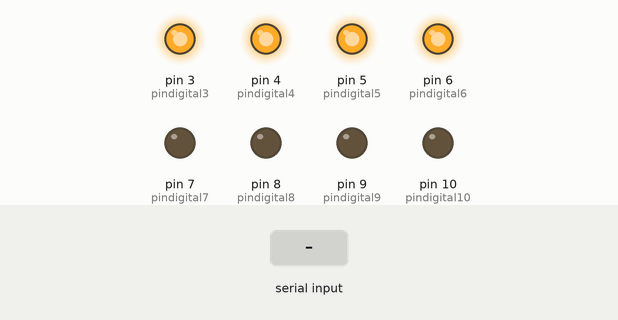
Recording of a sketch running on a simulated Arduino Uno, built with avr-gcc and run on an emulated ATmega328P. Parts: output pins drawn as LEDs (lit = HIGH). The test bench sets the inputs (shaded band).

Above: at 1.2 s.
1.3 s: "30,150\n" received over Serial
At 2.2 s:
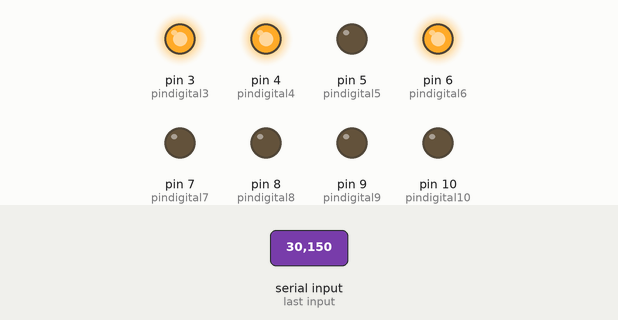
2.8 s: "10\n" received over Serial
At 3.3 s:
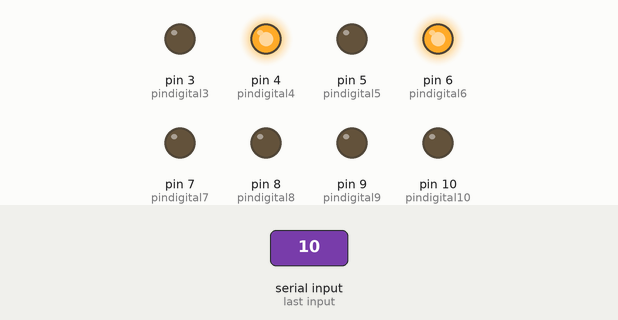
4.3 s: "20\n" received over Serial
At 5.5 s:
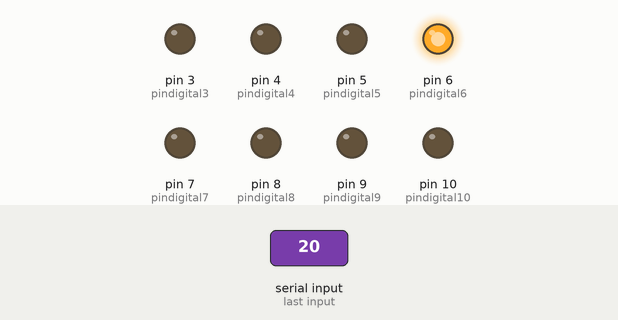
5.8 s: "11\n" received over Serial
At 6.8 s:
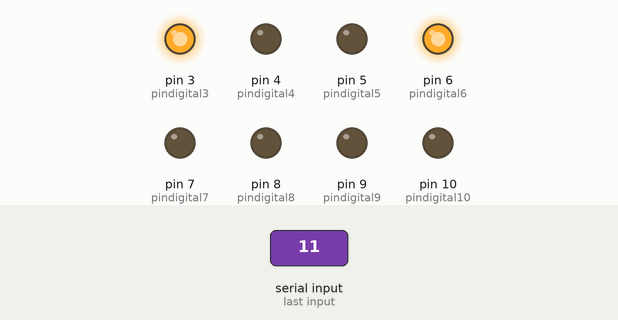
7.3 s: "21\n" received over Serial
At 7.9 s:
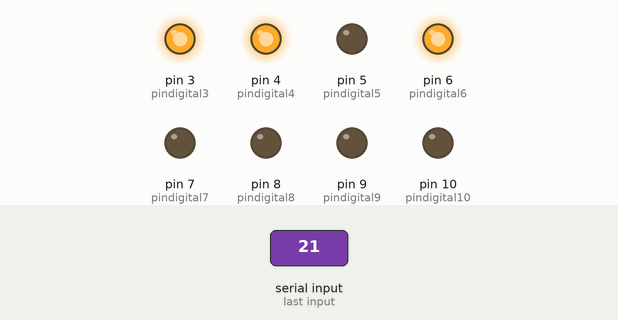
Timing chart, 0 to 9.8 s (numbered marks = the images above; inputs shaded):
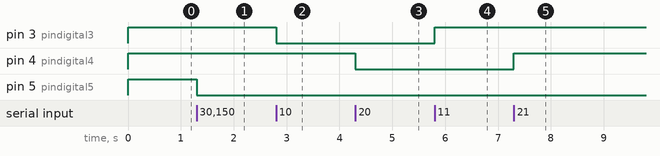

Measured:
- after the input at 1.3 s, pin 5 (pindigital5): HIGH → LOW at once
- after the input at 2.8 s, pin 3 (pindigital3): HIGH → LOW at once
- after the input at 4.3 s, pin 4 (pindigital4): HIGH → LOW at once
- after the input at 5.8 s, pin 3 (pindigital3): LOW → HIGH at once
- after the input at 7.3 s, pin 4 (pindigital4): LOW → HIGH at once

The sketch:

Ardunio_ReadSerial_8CH.ino
```cpp
int pindigital3 = 3;
int pindigital4 = 4;
int pindigital5 = 5;
int pindigital6 = 6;
int pindigital7 = 7;
int pindigital8 = 8;
int pindigital9 = 9;
int pindigital10 = 10;
long int number;
void setup() {

  Serial.begin(115200);
  while (!Serial) {}
  pinMode(pindigital3, OUTPUT);
  pinMode(pindigital4, OUTPUT);
  pinMode(pindigital5, OUTPUT);
  pinMode(pindigital6, OUTPUT);
  pinMode(pindigital7, OUTPUT);
  pinMode(pindigital8, OUTPUT);
  pinMode(pindigital9, OUTPUT);
  pinMode(pindigital10, OUTPUT);
  digitalWrite(pindigital3, HIGH);
  digitalWrite(pindigital4, HIGH);
  digitalWrite(pindigital5, HIGH);
  digitalWrite(pindigital6, HIGH);
  digitalWrite(pindigital7, LOW);
  digitalWrite(pindigital8, LOW);
  digitalWrite(pindigital9, LOW);
  digitalWrite(pindigital10, LOW);
  //Serial.println("Start Read....");

}

void loop() {
  // put your main code here, to run repeatedly:
  if (Serial.available() > 0) {
    // read the incoming byte:
    number = Serial.parseInt();
    //Serial.println(number);
    switch (number) {
      /// 4 ตัวสุดแรก active high
      case 10:
        digitalWrite(pindigital3, LOW);
        //Serial.println("PIN 3 LOW");
        break;
      case 11:
        digitalWrite(pindigital3, HIGH);
        //Serial.println("PIN 3 HIGH");
        break;
      case 20:
        digitalWrite(pindigital4, LOW);
        //Serial.println("PIN 4 LOW");
        break;
      case 21:
        digitalWrite(pindigital4, HIGH);
        //Serial.println("PIN 4 HIGH");
        break;
      case 30:
        digitalWrite(pindigital5, LOW);
        //Serial.println("PIN 5 LOW");
        break;
      case 31:
        digitalWrite(pindigital5, HIGH);
        //Serial.println("PIN 5 HIGH");
        break;
      case 40:
        digitalWrite(pindigital6, LOW);
        //Serial.println("PIN 6 LOW");
        break;
      case 41:
        digitalWrite(pindigital6, HIGH);
        //Serial.println("PIN 6 HIGH");
        break;
      /// 4 ตัวสุดท้าย active low
      case 50:
        digitalWrite(pindigital7, HIGH);
        //Serial.println("PIN 7 LOW");
        break;
      case 51:
        digitalWrite(pindigital7, LOW);
        //Serial.println("PIN 7 HIGH");
        break;
      case 60:
        digitalWrite(pindigital8, HIGH);
        //Serial.println("PIN 8 LOW");
        break;
      case 61:
        digitalWrite(pindigital8, LOW);
        //Serial.println("PIN 8 HIGH");
        break;
      case 70:
        digitalWrite(pindigital9, HIGH);
        //Serial.println("PIN 9 LOW");
        break;
      case 71:
        digitalWrite(pindigital9, LOW);
        //Serial.println("PIN 9 HIGH");
        break;
      case 80:
        digitalWrite(pindigital10, HIGH);
        //Serial.println("PIN 10 LOW");
        break;
      case 81:
        digitalWrite(pindigital10, LOW);
        //Serial.println("PIN 10 HIGH");
        break;
    }
  }
}
```
